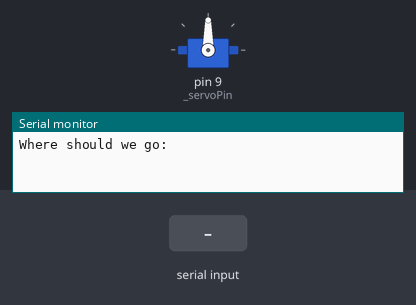
Simulated run of this sketch. Board: Arduino Uno, built with avr-gcc and run on an emulated ATmega328P. Parts: servo, the last lines printed to the serial monitor. The inputs (shaded band) are chosen by the test bench.

Above: at 1.2 s.
1.3 s: "30,150\n" received over Serial
At 3.5 s:
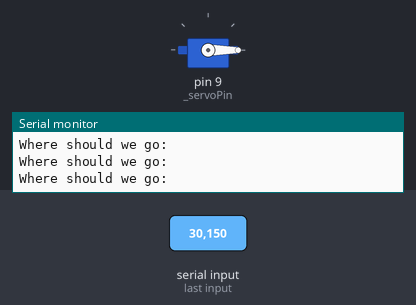
3.8 s: "90,45\n" received over Serial
At 4.6 s:
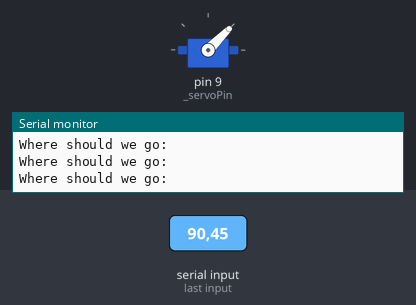
6.3 s: "200\n" received over Serial
At 6.6 s:
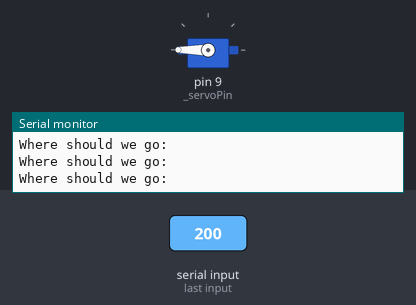
Timing chart, 0 to 9.3 s (numbered marks = the images above; inputs shaded):
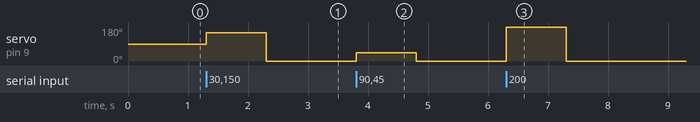

The sketch:

servo.ino
```cpp
#include <Servo.h>
int _pos = 0;
int _servoPin = 9;
int _servoDelay = 25;
int _pot = A0;

Servo _servo;

void setup() {
  Serial.begin(9600);
  _servo.attach(_servoPin);
  // pinMode()
}

void loop() {
  Serial.println("Where should we go:");
  while(Serial.available() == 0) {}

  _pos = Serial.parseInt();

  _servo.write(_pos);
}
```

Measured:
- after the input at 1.3 s, servo on pin 9 (_servoPin): 90° → 150° at once, → 0° 1.0 s later
- after the input at 3.8 s, servo on pin 9 (_servoPin): 0° → 45° at once, → 0° 1.0 s later
- after the input at 6.3 s, servo on pin 9 (_servoPin): 0° → 180° at once, → 0° 1.0 s later
